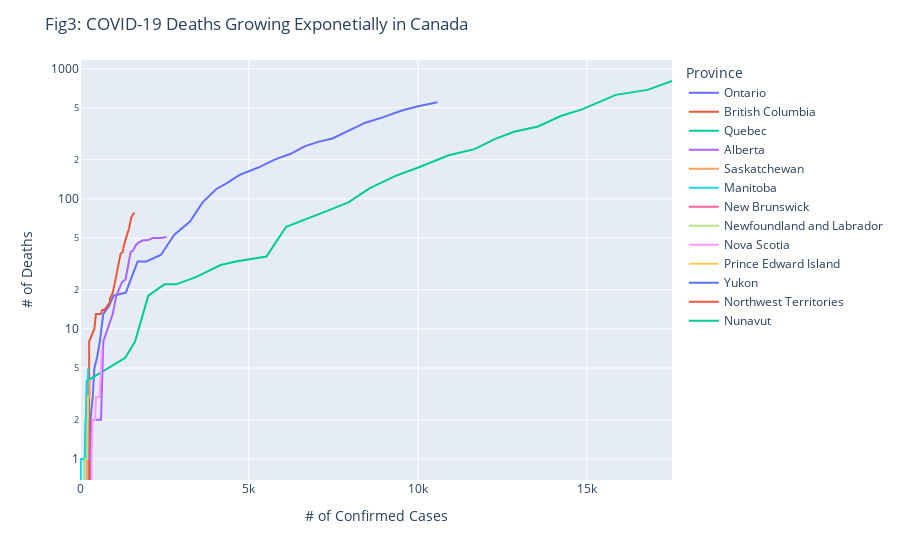

Source (notebook cell):
### Code cell
fig3 = px.line(df3, x='Confirmed', y='Deaths',color ='Province')
fig3.update_layout(uniformtext_minsize=8, uniformtext_mode='hide',
title="Fig3: COVID-19 Deaths Growing Exponetially in Canada",              
        xaxis_title =" # of Confirmed Cases",
        #xaxis_type ="log",
        yaxis_title = "# of Deaths",
        yaxis_type ="log")
py.offline.iplot(fig3)

### Figure 1 — Plotly figure (JSON) as saved in the notebook; plotly's stock layout.template omitted (floating-point values rounded to 4 significant figures)
{"data": [{"hovertemplate": "Province=Ontario<br>Confirmed=%{x}<br>Deaths=%{y}<extra></extra>", "legendgroup": "Ontario", "line": {"color": "#636efa", "dash": "solid"}, "mode": "lines", "name": "Ontario", "showlegend": true, "type": "scatter", "x": [3, 3, 3, 3, 4, 4, 5, 6, 8, 15, 20, 22, 28, 28, 31, 34, 42, 59, 79, 79, 103, 145, 177, 189, 258, 311, 377, 425, 503, 588, 688, 858, 993, 993, 1355, 1706, 1966, 2392, 2793, 3255, 3630, 4038, 4347, 4726, 5276, 5759, 6237, 6648, 7049, 7470, 7953, 8447, 8961, 9525, 10010, 10578], "xaxis": "x", "y": [0, 0, 0, 0, 0, 0, 0, 0, 0, 0, 0, 0, 0, 0, 0, 0, 0, 0, 0, 0, 0, 0, 0, 0, 0, 2, 3, 5, 6, 8, 13, 15, 18, 18, 19, 33, 33, 37, 53, 67, 94, 119, 132, 153, 174, 200, 222, 253, 274, 291, 334, 385, 423, 478, 514, 553], "yaxis": "y"}, {"hovertemplate": "Province=British Columbia<br>Confirmed=%{x}<br>Deaths=%{y}<extra></extra>", "legendgroup": "British Columbia", "line": {"color": "#EF553B", "dash": "solid"}, "mode": "lines", "name": "British Columbia", "showlegend": true, "type": "scatter", "x": [1, 4, 5, 6, 6, 7, 7, 7, 7, 8, 12, 21, 21, 27, 27, 32, 39, 46, 53, 64, 73, 73, 103, 186, 271, 271, 424, 424, 472, 617, 659, 725, 725, 884, 884, 960, 970, 1066, 1121, 1174, 1203, 1203, 1266, 1291, 1336, 1370, 1410, 1445, 1445, 1490, 1517, 1561, 1561, 1575, 1618, 1618], "xaxis": "x", "y": [0, 0, 0, 0, 0, 0, 0, 0, 0, 0, 0, 0, 0, 0, 0, 0, 0, 0, 0, 0, 0, 0, 0, 0, 0, 8, 10, 10, 13, 13, 14, 14, 14, 16, 17, 19, 19, 25, 31, 35, 38, 38, 39, 43, 48, 50, 55, 58, 58, 69, 72, 75, 75, 77, 78, 78], "yaxis": "y"}, {"hovertemplate": "Province=Quebec<br>Confirmed=%{x}<br>Deaths=%{y}<extra></extra>", "legendgroup": "Quebec", "line": {"color": "#00cc96", "dash": "solid"}, "mode": "lines", "name": "Quebec", "showlegend": true, "type": "scatter", "x": [1, 1, 2, 2, 2, 3, 4, 7, 13, 17, 17, 24, 39, 50, 74, 121, 139, 202, 221, 221, 221, 1339, 1629, 2021, 2498, 2840, 3430, 4162, 4611, 5518, 6101, 6997, 7944, 8580, 9340, 10031, 10912, 11677, 12292, 12846, 13557, 14248, 14860, 15857, 16798, 17521, 17521], "xaxis": "x", "y": [0, 0, 0, 0, 0, 0, 0, 0, 0, 0, 0, 0, 0, 0, 0, 0, 1, 4, 4, 4, 4, 6, 8, 18, 22, 22, 25, 31, 33, 36, 61, 75, 94, 121, 150, 175, 216, 241, 289, 328, 360, 435, 487, 630, 688, 805, 805], "yaxis": "y"}, {"hovertemplate": "Province=Alberta<br>Confirmed=%{x}<br>Deaths=%{y}<extra></extra>", "legendgroup": "Alberta", "line": {"color": "#ab63fa", "dash": "solid"}, "mode": "lines", "name": "Alberta", "showlegend": true, "type": "scatter", "x": [1, 7, 14, 19, 23, 29, 39, 56, 74, 97, 146, 195, 226, 259, 301, 358, 419, 486, 542, 542, 621, 690, 754, 754, 968, 1075, 1075, 1250, 1348, 1373, 1423, 1451, 1500, 1569, 1651, 1732, 1870, 1996, 2158, 2397, 2562, 2562], "xaxis": "x", "y": [0, 0, 0, 0, 0, 0, 0, 0, 0, 0, 0, 1, 1, 1, 1, 2, 2, 2, 2, 2, 2, 8, 9, 9, 13, 18, 18, 23, 24, 26, 29, 32, 39, 40, 44, 46, 48, 48, 50, 50, 51, 51], "yaxis": "y"}, {"hovertemplate": "Province=Saskatchewan<br>Confirmed=%{x}<br>Deaths=%{y}<extra></extra>", "legendgroup": "Saskatchewan", "line": {"color": "#FFA15A", "dash": "solid"}, "mode": "lines", "name": "Saskatchewan", "showlegend": true, "type": "scatter", "x": [0, 0, 0, 0, 0, 1, 2, 2, 8, 8, 25, 33, 65, 72, 86, 95, 104, 134, 134, 175, 184, 193, 206, 220, 231, 249, 253, 260, 271, 278, 285, 289, 296, 300, 301, 304, 305, 306, 310, 310], "xaxis": "x", "y": [0, 0, 0, 0, 0, 0, 0, 0, 0, 0, 0, 0, 0, 0, 0, 0, 0, 0, 0, 2, 2, 3, 3, 3, 3, 3, 3, 3, 3, 3, 3, 4, 4, 4, 4, 4, 4, 4, 4, 4], "yaxis": "y"}, {"hovertemplate": "Province=Manitoba<br>Confirmed=%{x}<br>Deaths=%{y}<extra></extra>", "legendgroup": "Manitoba", "line": {"color": "#19d3f3", "dash": "solid"}, "mode": "lines", "name": "Manitoba", "showlegend": true, "type": "scatter", "x": [0, 0, 1, 1, 4, 4, 7, 8, 17, 17, 11, 11, 11, 11, 11, 11, 25, 25, 69, 83, 91, 109, 152, 164, 172, 187, 190, 203, 206, 207, 215, 226, 226, 229, 229, 231, 239, 239, 243, 243], "xaxis": "x", "y": [0, 0, 0, 0, 0, 0, 0, 0, 0, 0, 0, 0, 0, 0, 0, 0, 1, 1, 1, 1, 1, 1, 1, 2, 2, 2, 2, 3, 3, 3, 4, 4, 4, 4, 4, 5, 5, 5, 5, 5], "yaxis": "y"}, {"hovertemplate": "Province=New Brunswick<br>Confirmed=%{x}<br>Deaths=%{y}<extra></extra>", "legendgroup": "New Brunswick", "line": {"color": "#FF6692", "dash": "solid"}, "mode": "lines", "name": "New Brunswick", "showlegend": true, "type": "scatter", "x": [0, 0, 1, 1, 1, 1, 2, 2, 7, 7, 9, 9, 9, 18, 26, 33, 45, 51, 66, 68, 70, 81, 91, 95, 98, 101, 103, 105, 108, 111, 112, 112, 114, 116, 116, 117, 117, 117, 118, 118], "xaxis": "x", "y": [0, 0, 0, 0, 0, 0, 0, 0, 0, 0, 0, 0, 0, 0, 0, 0, 0, 0, 0, 0, 0, 0, 0, 0, 0, 0, 0, 0, 0, 0, 0, 0, 0, 0, 0, 0, 0, 0, 0, 0], "yaxis": "y"}, {"hovertemplate": "Province=Newfoundland and Labrador<br>Confirmed=%{x}<br>Deaths=%{y}<extra></extra>", "legendgroup": "Newfoundland and Labrador", "line": {"color": "#B6E880", "dash": "solid"}, "mode": "lines", "name": "Newfoundland and Labrador", "showlegend": true, "type": "scatter", "x": [0, 0, 0, 0, 0, 0, 0, 0, 1, 3, 3, 3, 4, 4, 67, 82, 102, 120, 135, 148, 152, 175, 183, 183, 195, 217, 226, 228, 232, 236, 239, 241, 242, 244, 244, 247, 252, 256, 257, 257], "xaxis": "x", "y": [0, 0, 0, 0, 0, 0, 0, 0, 0, 0, 0, 0, 0, 0, 0, 0, 0, 0, 0, 1, 1, 1, 1, 1, 1, 1, 2, 2, 2, 3, 3, 3, 3, 3, 3, 3, 3, 3, 3, 3], "yaxis": "y"}, {"hovertemplate": "Province=Nova Scotia<br>Confirmed=%{x}<br>Deaths=%{y}<extra></extra>", "legendgroup": "Nova Scotia", "line": {"color": "#FF97FF", "dash": "solid"}, "mode": "lines", "name": "Nova Scotia", "showlegend": true, "type": "scatter", "x": [0, 0, 0, 0, 0, 0, 0, 1, 5, 5, 9, 28, 41, 51, 68, 73, 90, 110, 122, 127, 147, 173, 193, 207, 236, 262, 293, 310, 342, 373, 407, 428, 445, 474, 517, 549, 579, 606, 649, 649], "xaxis": "x", "y": [0, 0, 0, 0, 0, 0, 0, 0, 0, 0, 0, 0, 0, 0, 0, 0, 0, 0, 0, 0, 0, 0, 0, 0, 0, 0, 0, 0, 1, 2, 2, 2, 2, 3, 3, 3, 3, 4, 7, 7], "yaxis": "y"}, {"hovertemplate": "Province=Prince Edward Island<br>Confirmed=%{x}<br>Deaths=%{y}<extra></extra>", "legendgroup": "Prince Edward Island", "line": {"color": "#FECB52", "dash": "solid"}, "mode": "lines", "name": "Prince Edward Island", "showlegend": true, "type": "scatter", "x": [0, 0, 0, 0, 1, 1, 1, 1, 2, 2, 2, 3, 3, 3, 5, 9, 11, 11, 11, 18, 21, 21, 22, 22, 22, 22, 22, 22, 24, 25, 25, 25, 25, 25, 25, 26, 26, 26, 26, 26], "xaxis": "x", "y": [0, 0, 0, 0, 0, 0, 0, 0, 0, 0, 0, 0, 0, 0, 0, 0, 0, 0, 0, 0, 0, 0, 0, 0, 0, 0, 0, 0, 0, 0, 0, 0, 0, 0, 0, 0, 0, 0, 0, 0], "yaxis": "y"}, {"hovertemplate": "Province=Yukon<br>Confirmed=%{x}<br>Deaths=%{y}<extra></extra>", "legendgroup": "Yukon", "line": {"color": "#636efa", "dash": "solid"}, "mode": "lines", "name": "Yukon", "showlegend": true, "type": "scatter", "x": [0, 0, 0, 0, 0, 0, 0, 0, 0, 0, 0, 0, 2, 2, 3, 3, 3, 4, 4, 5, 5, 5, 6, 6, 6, 6, 7, 7, 7, 8, 8, 8, 8, 8, 8, 8, 8, 9, 9, 9], "xaxis": "x", "y": [0, 0, 0, 0, 0, 0, 0, 0, 0, 0, 0, 0, 0, 0, 0, 0, 0, 0, 0, 0, 0, 0, 0, 0, 0, 0, 0, 0, 0, 0, 0, 0, 0, 0, 0, 0, 0, 0, 0, 0], "yaxis": "y"}, {"hovertemplate": "Province=Northwest Territories<br>Confirmed=%{x}<br>Deaths=%{y}<extra></extra>", "legendgroup": "Northwest Territories", "line": {"color": "#EF553B", "dash": "solid"}, "mode": "lines", "name": "Northwest Territories", "showlegend": true, "type": "scatter", "x": [0, 0, 0, 0, 0, 0, 0, 0, 0, 0, 1, 1, 1, 1, 1, 1, 1, 1, 1, 1, 1, 2, 2, 4, 4, 4, 5, 5, 5, 5, 5, 5, 5, 5, 5, 5, 5, 5, 5, 5], "xaxis": "x", "y": [0, 0, 0, 0, 0, 0, 0, 0, 0, 0, 0, 0, 0, 0, 0, 0, 0, 0, 0, 0, 0, 0, 0, 0, 0, 0, 0, 0, 0, 0, 0, 0, 0, 0, 0, 0, 0, 0, 0, 0], "yaxis": "y"}, {"hovertemplate": "Province=Nunavut<br>Confirmed=%{x}<br>Deaths=%{y}<extra></extra>", "legendgroup": "Nunavut", "line": {"color": "#00cc96", "dash": "solid"}, "mode": "lines", "name": "Nunavut", "showlegend": true, "type": "scatter", "x": [0, 0, 0, 0, 0, 0, 0, 0, 0, 0, 0, 0, 0, 0, 0, 0, 0, 0, 0, 0, 0, 0, 0, 0, 0, 0, 0, 0, 0, 0, 0, 0, 0, 0, 0, 0, 0, 0, 0, 0], "xaxis": "x", "y": [0, 0, 0, 0, 0, 0, 0, 0, 0, 0, 0, 0, 0, 0, 0, 0, 0, 0, 0, 0, 0, 0, 0, 0, 0, 0, 0, 0, 0, 0, 0, 0, 0, 0, 0, 0, 0, 0, 0, 0], "yaxis": "y"}], "layout": {"legend": {"title": {"text": "Province"}, "tracegroupgap": 0}, "margin": {"t": 60}, "title": {"text": "Fig3: COVID-19 Deaths Growing Exponetially in Canada"}, "uniformtext": {"minsize": 8, "mode": "hide"}, "xaxis": {"anchor": "y", "domain": [0, 1], "title": {"text": " # of Confirmed Cases"}}, "yaxis": {"anchor": "x", "domain": [0, 1], "title": {"text": "# of Deaths"}, "type": "log"}}}
